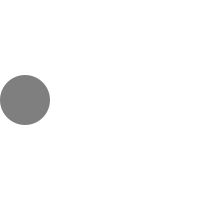
Frame 1 (no input)
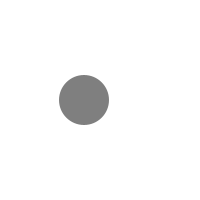
Frame 60 (the mouse pressed at the canvas centre just before this capture)
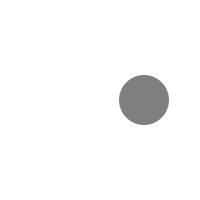
Frame 120 (the mouse held since frame 60 and released just before this capture)

The Processing sketch that drew these frames (run headless with seeded random() and noise(); from frame 60 on, the mouse is pressed at the canvas centre):

// Processing sketch: exemple_08_01_balle_rebondissante
// ── exemple_08_01_balle_rebondissante.pde
int r = 25;
int x;
int y;
int v = 1;

void setup() {
  size(200, 200);
  x = r;
  y = height / 2;
  noStroke();
  fill(127);
  ellipseMode(RADIUS);
}

void draw() {
  background(255);
  ellipse(x, y, r, r);
  x += v;
  if (x < r || x > width - r) {
    v = -v;
  }
}
